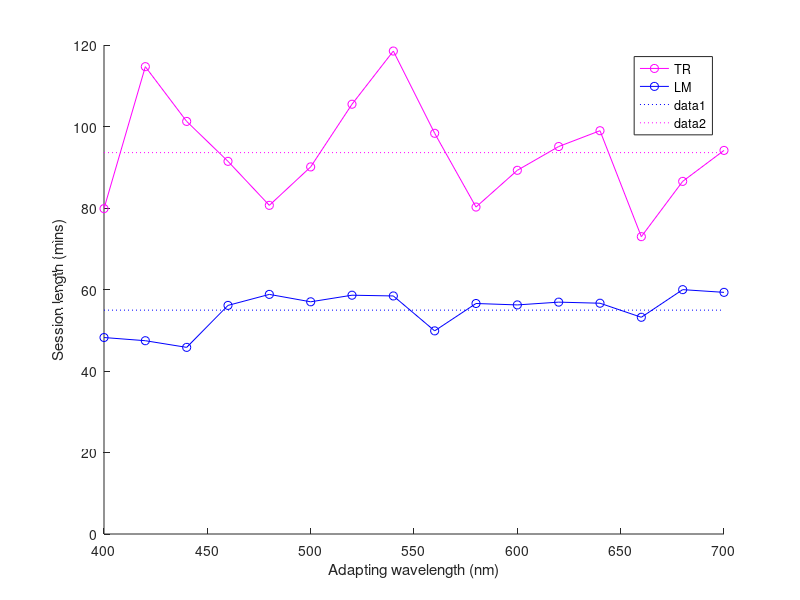
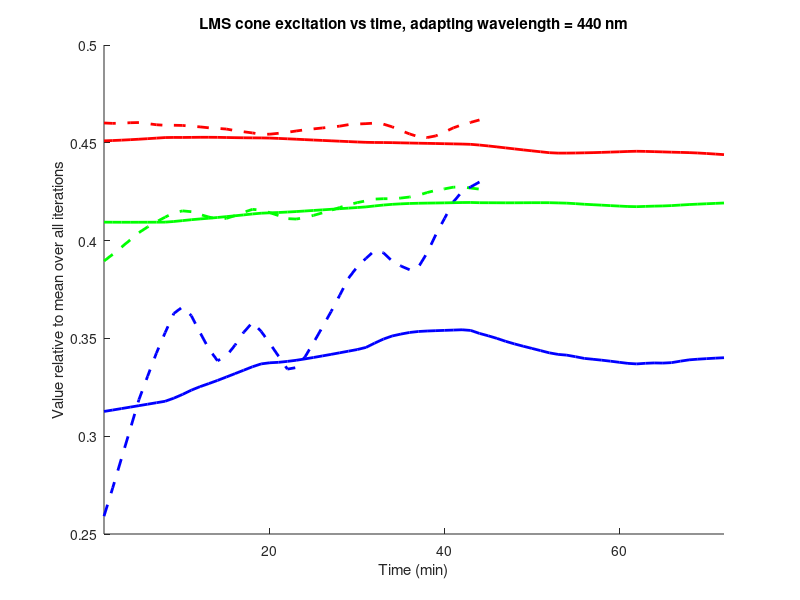

Write the MATLAB code that produced these figures, in order.
%--------------------------------------------------------------------------
%  VISION SPHERE EXPERIMENT - WHITE BALANCE - TIME SERIES
%
%  Compare two sets of experimental results for
%  cone excitations over all wavelengths
%
%--------------------------------------------------------------------------

load('Lindsay LMS');                % load experimental results #1
LABM1 = LABM;
RGBM1 = RGBM;
TM1 = TM;
RGBL1 = RGBL;
RGBlut1 = RGBlut;
TI1 = TI;
LMSR1 = LMSR;
TNM1 = floor(min(TI1(4,:)/60));     % length of shortest session (minutes)

load('Tania LMS');                % load experimental results #2
LABM2 = LABM;
RGBM2 = RGBM;
TM2 = TM;
RGBL2 = RGBL;
RGBlut2 = RGBlut;
TI2 = TI;
LMSR2 = LMSR;
TNM2 = floor(min(TI2(4,:)/60));     % length of shortest session (minutes)

wmin = 400;  wmax = 700;            % range of wavelengths (20nm intervals)
wrange = wmin:20:wmax;
N = 10;                             % number of repetitions over time
LN = 16;                            % number of lightness levels per repeat
WN = length(wrange);                % number of wavelength samples

%% Plot session lengths

min1 = min(TI1(4,:))/60;  max1 = max(TI1(4,:))/60;
min2 = min(TI2(4,:))/60;  max2 = max(TI2(4,:))/60;
fprintf('Range of session lengths #1 %d-%d  #2 %d-%d min\n',...
    floor(min1),floor(max1),floor(min2),floor(max2));
ms1 = sum(TI1(4,:)/(16*60));  ms2 = sum(TI2(4,:)/(16*60));
fprintf('Mean session length #1 %d  #2 %d min\n',floor(ms1),floor(ms2));

figure;  hold on;
axis([400 700 0 120]);
plot(400:20:700,TI2(4,:)/60,'o-m');
plot(400:20:700,TI1(4,:)/60,'o-b');
legend('TR','LM');
plot([400 700],[ms1 ms1],':b');
plot([400 700],[ms2 ms2],':m');
xlabel('Adapting wavelength (nm)');
ylabel('Session length (mins)');

%% Plot LMS over time for one wavelength

lam = 3;
lambda = wrange(lam);

figure;  hold on;
title(sprintf('LMS cone excitation vs time, adapting wavelength = %d nm',lambda));

% #1

tmax1 = TI1(4,lam);                       % session length (sec) for this wavelength
xlim([1 TNM1]);                           % X axis in minutes
rvi = squeeze(LMSR1(1,:,1:TNM1,lam));     % extract all L values for wavelength
rvm = mean(rvi(1:LN,:));                  % mean over all lightnesses
plot(1:TNM1,rvm,'--r','LineWidth',2);      % plot as thick line
gvi = squeeze(LMSR1(2,:,1:TNM1,lam));     % extract all M values for wavelength
gvm = mean(gvi(1:LN,:));                  % mean over all lightnesses
plot(1:TNM1,gvm,'--g','LineWidth',2);      % plot as thick line
bvi = squeeze(LMSR1(3,:,1:TNM1,lam));     % extract all S values for wavelength
bvm = mean(bvi(1:LN,:));                  % mean over all lightnesses
plot(1:TNM1,bvm,'--b','LineWidth',2);      % plot as thick line

% #2

tmax2 = TI2(4,lam);                       % session length (sec) for this wavelength
xlim([1 TNM2]);                           % X axis in minutes
rvi = squeeze(LMSR2(1,:,1:TNM2,lam));     % extract all L values for wavelength
rvm = mean(rvi(1:LN,:));                  % mean over all lightnesses
plot(1:TNM2,rvm,'-r','LineWidth',2);      % plot as thick line
gvi = squeeze(LMSR2(2,:,1:TNM2,lam));     % extract all M values for wavelength
gvm = mean(gvi(1:LN,:));                  % mean over all lightnesses
plot(1:TNM2,gvm,'-g','LineWidth',2);      % plot as thick line
bvi = squeeze(LMSR2(3,:,1:TNM2,lam));     % extract all S values for wavelength
bvm = mean(bvi(1:LN,:));                  % mean over all lightnesses
plot(1:TNM2,bvm,'-b','LineWidth',2);      % plot as thick line

xlabel('Time (min)');
ylabel('Value relative to mean over all iterations');
